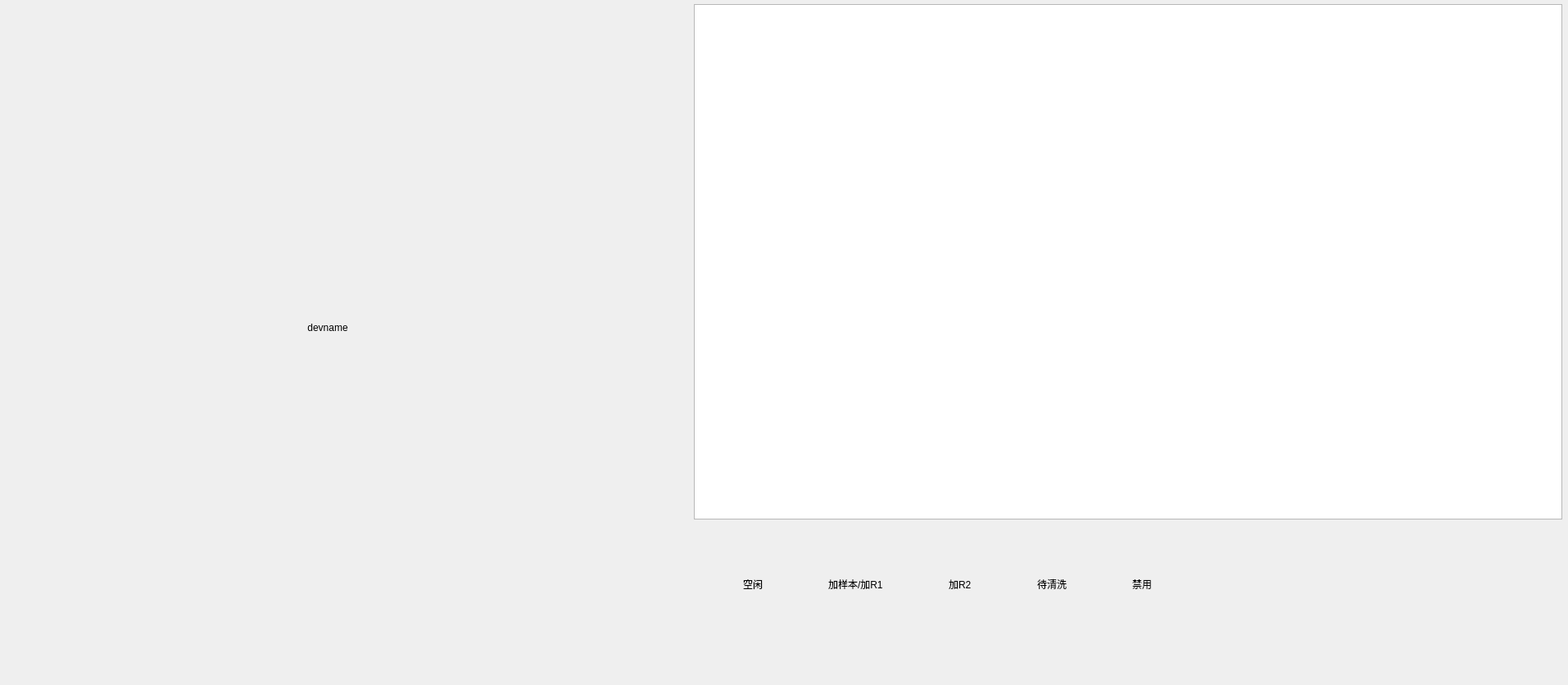
<?xml version="1.0" encoding="UTF-8"?>
<ui version="4.0">
 <class>CupHistoryWidget</class>
 <widget class="QWidget" name="CupHistoryWidget">
  <property name="geometry">
   <rect>
    <x>0</x>
    <y>0</y>
    <width>1914</width>
    <height>836</height>
   </rect>
  </property>
  <property name="windowTitle">
   <string notr="true">CupHistoryWidget</string>
  </property>
  <widget class="QTableView" name="cup_info_view">
   <property name="geometry">
    <rect>
     <x>847</x>
     <y>5</y>
     <width>1060</width>
     <height>629</height>
    </rect>
   </property>
   <property name="verticalScrollBarPolicy">
    <enum>Qt::ScrollBarAsNeeded</enum>
   </property>
   <property name="horizontalScrollBarPolicy">
    <enum>Qt::ScrollBarAsNeeded</enum>
   </property>
   <property name="editTriggers">
    <set>QAbstractItemView::NoEditTriggers</set>
   </property>
   <property name="selectionMode">
    <enum>QAbstractItemView::SingleSelection</enum>
   </property>
   <property name="selectionBehavior">
    <enum>QAbstractItemView::SelectRows</enum>
   </property>
   <property name="horizontalScrollMode">
    <enum>QAbstractItemView::ScrollPerPixel</enum>
   </property>
   <property name="showGrid">
    <bool>false</bool>
   </property>
   <attribute name="horizontalHeaderHighlightSections">
    <bool>false</bool>
   </attribute>
   <attribute name="horizontalHeaderStretchLastSection">
    <bool>true</bool>
   </attribute>
   <attribute name="verticalHeaderVisible">
    <bool>false</bool>
   </attribute>
   <attribute name="verticalHeaderDefaultSectionSize">
    <number>45</number>
   </attribute>
  </widget>
  <widget class="ReactionDiskWidget" name="reactionDiskWidget" native="true">
   <property name="geometry">
    <rect>
     <x>0</x>
     <y>0</y>
     <width>800</width>
     <height>800</height>
    </rect>
   </property>
   <property name="styleSheet">
    <string notr="true"/>
   </property>
   <widget class="QLabel" name="dev_name_label">
    <property name="geometry">
     <rect>
      <x>350</x>
      <y>350</y>
      <width>100</width>
      <height>100</height>
     </rect>
    </property>
    <property name="text">
     <string>devname</string>
    </property>
    <property name="alignment">
     <set>Qt::AlignCenter</set>
    </property>
   </widget>
  </widget>
  <widget class="QLabel" name="bk_reactionDiskWidget">
   <property name="geometry">
    <rect>
     <x>0</x>
     <y>0</y>
     <width>800</width>
     <height>800</height>
    </rect>
   </property>
   <property name="text">
    <string/>
   </property>
  </widget>
  <widget class="QFrame" name="line_h">
   <property name="geometry">
    <rect>
     <x>847</x>
     <y>5</y>
     <width>1060</width>
     <height>1</height>
    </rect>
   </property>
   <property name="frameShape">
    <enum>QFrame::StyledPanel</enum>
   </property>
   <property name="frameShadow">
    <enum>QFrame::Raised</enum>
   </property>
   <property name="lines" stdset="0">
    <string>solid</string>
   </property>
  </widget>
  <widget class="QFrame" name="line_v">
   <property name="geometry">
    <rect>
     <x>847</x>
     <y>5</y>
     <width>1</width>
     <height>629</height>
    </rect>
   </property>
   <property name="frameShape">
    <enum>QFrame::StyledPanel</enum>
   </property>
   <property name="frameShadow">
    <enum>QFrame::Raised</enum>
   </property>
   <property name="lines" stdset="0">
    <string>solid</string>
   </property>
  </widget>
  <widget class="QFrame" name="line_v_2">
   <property name="geometry">
    <rect>
     <x>1906</x>
     <y>5</y>
     <width>1</width>
     <height>629</height>
    </rect>
   </property>
   <property name="frameShape">
    <enum>QFrame::StyledPanel</enum>
   </property>
   <property name="frameShadow">
    <enum>QFrame::Raised</enum>
   </property>
   <property name="lines" stdset="0">
    <string>solid</string>
   </property>
  </widget>
  <widget class="QFrame" name="line_h_2">
   <property name="geometry">
    <rect>
     <x>847</x>
     <y>633</y>
     <width>1060</width>
     <height>1</height>
    </rect>
   </property>
   <property name="frameShape">
    <enum>QFrame::StyledPanel</enum>
   </property>
   <property name="frameShadow">
    <enum>QFrame::Raised</enum>
   </property>
   <property name="lines" stdset="0">
    <string>solid</string>
   </property>
  </widget>
  <widget class="QWidget" name="widget" native="true">
   <property name="geometry">
    <rect>
     <x>847</x>
     <y>638</y>
     <width>1060</width>
     <height>150</height>
    </rect>
   </property>
   <property name="minimumSize">
    <size>
     <width>0</width>
     <height>30</height>
    </size>
   </property>
   <property name="borders" stdset="0">
    <string notr="true">all</string>
   </property>
   <layout class="QHBoxLayout" name="horizontalLayout_6">
    <property name="spacing">
     <number>50</number>
    </property>
    <property name="leftMargin">
     <number>30</number>
    </property>
    <property name="topMargin">
     <number>0</number>
    </property>
    <property name="rightMargin">
     <number>0</number>
    </property>
    <property name="bottomMargin">
     <number>0</number>
    </property>
    <item>
     <layout class="QHBoxLayout" name="horizontalLayout">
      <property name="spacing">
       <number>10</number>
      </property>
      <item>
       <widget class="QLabel" name="label_30">
        <property name="minimumSize">
         <size>
          <width>20</width>
          <height>20</height>
         </size>
        </property>
        <property name="maximumSize">
         <size>
          <width>20</width>
          <height>20</height>
         </size>
        </property>
        <property name="styleSheet">
         <string notr="true"/>
        </property>
        <property name="text">
         <string/>
        </property>
        <property name="shapes" stdset="0">
         <string notr="true">legend</string>
        </property>
        <property name="bks" stdset="0">
         <string notr="true">color_idle</string>
        </property>
       </widget>
      </item>
      <item>
       <widget class="QLabel" name="label">
        <property name="text">
         <string>空闲</string>
        </property>
       </widget>
      </item>
     </layout>
    </item>
    <item>
     <layout class="QHBoxLayout" name="horizontalLayout_2">
      <property name="spacing">
       <number>10</number>
      </property>
      <item>
       <widget class="QLabel" name="label_29">
        <property name="minimumSize">
         <size>
          <width>20</width>
          <height>20</height>
         </size>
        </property>
        <property name="maximumSize">
         <size>
          <width>20</width>
          <height>20</height>
         </size>
        </property>
        <property name="styleSheet">
         <string notr="true"/>
        </property>
        <property name="text">
         <string/>
        </property>
        <property name="shapes" stdset="0">
         <string notr="true">legend</string>
        </property>
        <property name="bks" stdset="0">
         <string notr="true">color_add_sample</string>
        </property>
       </widget>
      </item>
      <item>
       <widget class="QLabel" name="label_2">
        <property name="text">
         <string>加样本/加R1</string>
        </property>
       </widget>
      </item>
     </layout>
    </item>
    <item>
     <layout class="QHBoxLayout" name="horizontalLayout_3">
      <property name="spacing">
       <number>10</number>
      </property>
      <item>
       <widget class="QLabel" name="label_31">
        <property name="minimumSize">
         <size>
          <width>20</width>
          <height>20</height>
         </size>
        </property>
        <property name="maximumSize">
         <size>
          <width>20</width>
          <height>20</height>
         </size>
        </property>
        <property name="styleSheet">
         <string notr="true"/>
        </property>
        <property name="text">
         <string/>
        </property>
        <property name="shapes" stdset="0">
         <string notr="true">legend</string>
        </property>
        <property name="bks" stdset="0">
         <string notr="true">color_remind</string>
        </property>
       </widget>
      </item>
      <item>
       <widget class="QLabel" name="label_3">
        <property name="text">
         <string>加R2</string>
        </property>
       </widget>
      </item>
     </layout>
    </item>
    <item>
     <layout class="QHBoxLayout" name="horizontalLayout_4">
      <property name="spacing">
       <number>10</number>
      </property>
      <item>
       <widget class="QLabel" name="label_32">
        <property name="minimumSize">
         <size>
          <width>20</width>
          <height>20</height>
         </size>
        </property>
        <property name="maximumSize">
         <size>
          <width>20</width>
          <height>20</height>
         </size>
        </property>
        <property name="styleSheet">
         <string notr="true"/>
        </property>
        <property name="text">
         <string/>
        </property>
        <property name="shapes" stdset="0">
         <string notr="true">legend</string>
        </property>
        <property name="bks" stdset="0">
         <string notr="true">color_to_be_cleaned</string>
        </property>
       </widget>
      </item>
      <item>
       <widget class="QLabel" name="label_5">
        <property name="text">
         <string>待清洗</string>
        </property>
       </widget>
      </item>
     </layout>
    </item>
    <item>
     <layout class="QHBoxLayout" name="horizontalLayout_5">
      <property name="spacing">
       <number>10</number>
      </property>
      <item>
       <widget class="QLabel" name="label_6">
        <property name="minimumSize">
         <size>
          <width>20</width>
          <height>20</height>
         </size>
        </property>
        <property name="maximumSize">
         <size>
          <width>20</width>
          <height>20</height>
         </size>
        </property>
        <property name="styleSheet">
         <string notr="true"/>
        </property>
        <property name="text">
         <string/>
        </property>
        <property name="shapes" stdset="0">
         <string notr="true">legend</string>
        </property>
        <property name="bks" stdset="0">
         <string notr="true">color_alarm</string>
        </property>
       </widget>
      </item>
      <item>
       <widget class="QLabel" name="label_4">
        <property name="text">
         <string>禁用</string>
        </property>
       </widget>
      </item>
      <item>
       <spacer name="horizontalSpacer">
        <property name="orientation">
         <enum>Qt::Horizontal</enum>
        </property>
        <property name="sizeHint" stdset="0">
         <size>
          <width>40</width>
          <height>20</height>
         </size>
        </property>
       </spacer>
      </item>
     </layout>
    </item>
   </layout>
  </widget>
  <zorder>widget</zorder>
  <zorder>bk_reactionDiskWidget</zorder>
  <zorder>cup_info_view</zorder>
  <zorder>reactionDiskWidget</zorder>
  <zorder>line_h</zorder>
  <zorder>line_v</zorder>
  <zorder>line_v_2</zorder>
  <zorder>line_h_2</zorder>
 </widget>
 <customwidgets>
  <customwidget>
   <class>ReactionDiskWidget</class>
   <extends>QWidget</extends>
   <header location="global">shared/ReactionDiskWidget.h</header>
   <container>1</container>
  </customwidget>
 </customwidgets>
 <resources/>
 <connections/>
</ui>
